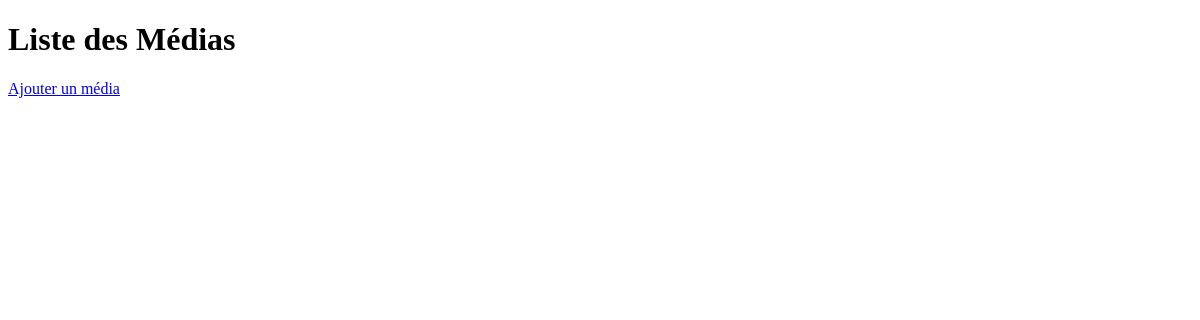
/bibliothecaire/medias/, run on an earlier commit of the app's database.
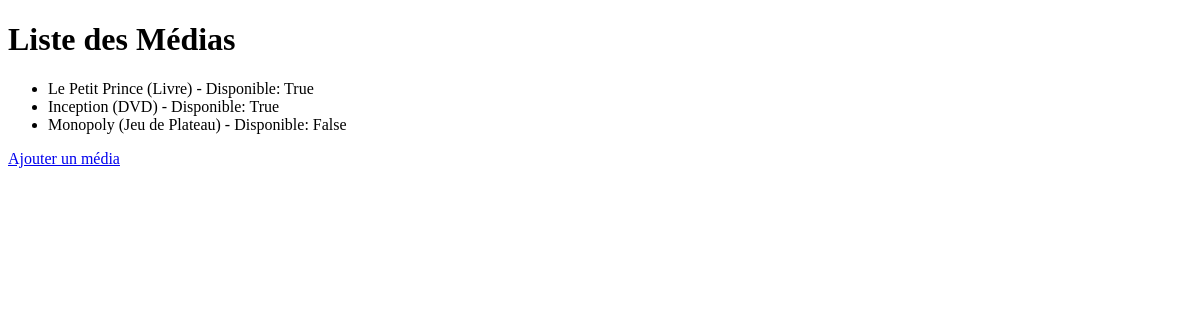
And on a later commit of the database.
### bibliothecaire/models.py (models this page shows, shortened)
class Media(models.Model):
    TYPE_CHOICES = [
        ('Livre', 'Livre'),
        ('CD', 'CD'),
        ('DVD', 'DVD'),
        ('Jeu', 'Jeu de plateau'),
    ]
    titre = models.CharField(max_length=200)
    type_media = models.CharField(max_length=50, choices=TYPE_CHOICES)
    auteur = models.CharField(max_length=100, blank=True, null=True)  # Auteur pour livres
    realisateur = models.CharField(max_length=100, blank=True, null=True)  # Réalisateur pour DVDs
    artiste = models.CharField(max_length=100, blank=True, null=True)  # Artiste pour CDs
    createur = models.CharField(max_length=100, blank=True, null=True)  # Fabricant pour jeux de plateau
    disponible = models.BooleanField(default=True)

### bibliothecaire/views.py (the view)
# urls.py: path('medias/', liste_medias, name='liste_medias'),
def liste_medias(request):
    medias = Media.objects.all()
    return render(request, 'bibliothecaire/liste_medias.html', {'medias': medias})

### bibliothecaire/templates/bibliothecaire/liste_medias.html (shortened to what this page needs)
<!DOCTYPE html>
<html >
<head>
</head>
<body>
  <h1>Liste des Médias</h1>
  <ul>
    {% for media in medias %}
    <li>{{ media.titre }} ({{ media.type_media }}) - Disponible: {{ media.disponible }}</li>
    {% endfor %}
  </ul>
  <a href="{% url 'creer_media' %}">Ajouter un média</a>
</body>
</html>

What changed in the data, as far as the page shows it:
added Media: titre "Le Petit Prince", type_media "Livre", disponible "True"
added Media: titre "Inception", type_media "DVD", disponible "True"
added Media: titre "Monopoly", type_media "Jeu de Plateau", disponible "False"
